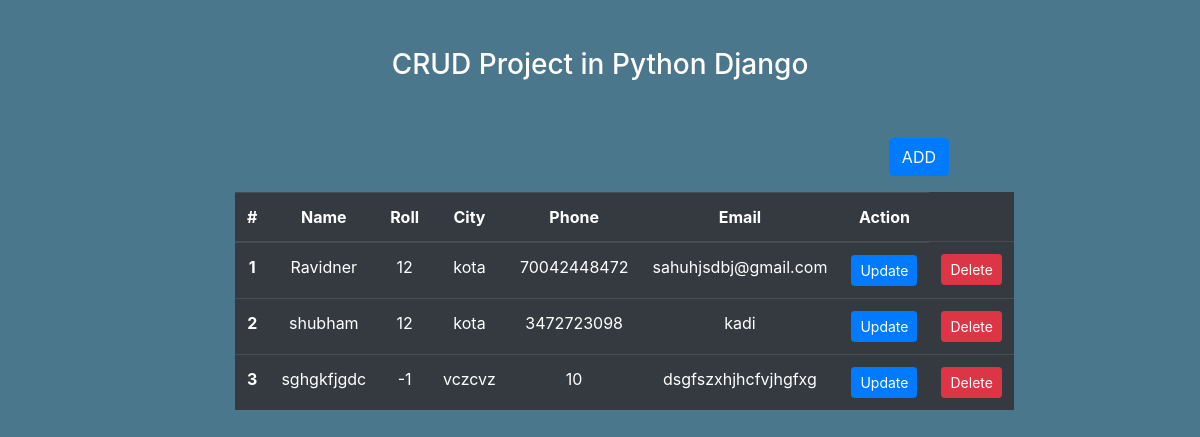
Before: / with the older database file.
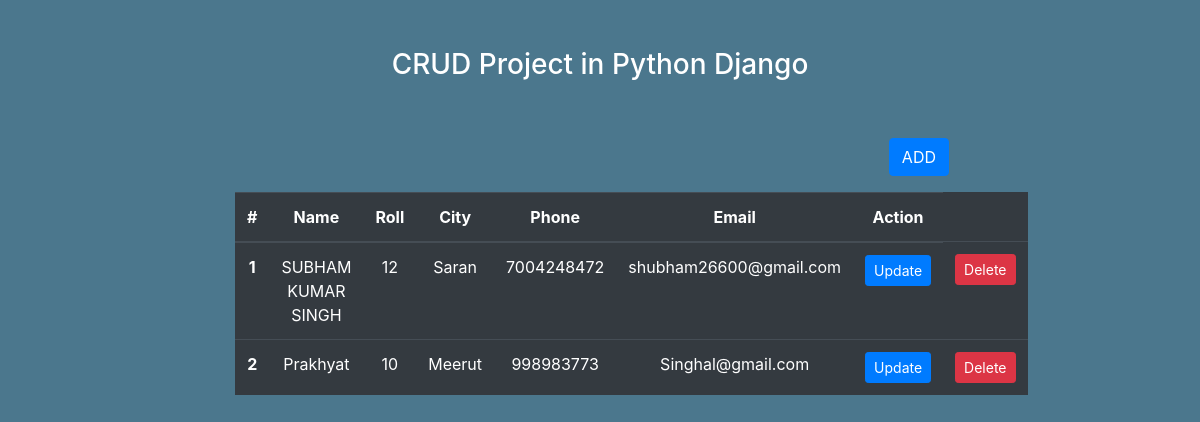
After: the same page with the newer database file.
### core/models.py (models this page shows, shortened)
class Student(models.Model):
    name = models.CharField(max_length=200, null=True)
    roll = models.IntegerField(null=True)
    city = models.CharField(max_length=200, null=True)
    phone = models.IntegerField(null=True)
    email = models.CharField(max_length=200, null=True)

### core/views.py (the view)
# urls.py: path('', views.HomeFunc, name='homeFunc'),
def HomeFunc(request):
    stud = Student.objects.all()
    context = {'stud': stud}
    return render(request, 'core/home.html', context)

### core/templates/core/home.html (shortened to what this page needs)
{%extends 'core/base.html' %}
{% block content %}
<section class="container">
    <div class="row justify-content-around text-center text-white mt-5">
        <div class="col-sm-8">
            <h3>CRUD Project in Python Django</h3>
        </div>
    </div>
    <div class="row justify-content-around mt-5">
        <div class="col-sm-8">
            <a href="{% url 'addFunc' %}" class="btn btn-primary float-right mr-3">ADD</a>
        </div>
    </div>
    <div class="row justify-content-around text-center text-white mt-3">
        <div class="col-sm-8">
            <table class="table table-hover table-dark">
                <thead>
                    <tr>
                        <th scope="col">#</th>
                        <th scope="col">Name</th>
                        <th scope="col">Roll</th>
                        <th scope="col">City</th>
                        <th scope="col">Phone</th>
                        <th scope="col">Email</th>
                        <th scope="col">Action</th>
                    </tr>
                </thead>
                <tbody>
                    {%for i in stud%}
                    <tr>
                        <th scope="row">{{forloop.counter}}</th>
                        <td>{{i.name}}</td>
                        <td>{{i.roll}}</td>
                        <td>{{i.city}}</td>
                        <td>{{i.phone}}</td>
                        <td>{{i.email}}</td>
                        <td><a class="btn btn-sm btn-primary" href="{% url 'update_Form' i.id%}">Update</a></td>
                        <td><a class="btn btn-sm btn-danger" href="{% url 'deleteForm' i.id%}">Delete</a></td>
                    </tr>
                    {%endfor%}
                </tbody>
            </table>
        </div>
    </div>
</section>
{% endblock content %}

### core/templates/core/base.html (shortened to what this page needs)
<!doctype html>
<html lang="en">
{% load static %}
<head>
    <link rel="stylesheet" href="https://cdn.jsdelivr.net/npm/bootstrap@4.4.1/dist/css/bootstrap.min.css"
>
    <link rel="stylesheet" href="{% static 'css/base.css' %}">
</head>
<body>
    {% block content %}
    {% endblock %}
</body>
</html>

### core/static/css/base.css (style rules this page uses)
body { background-color: #4b778d; }

Changed rows visible on the page:
removed Student: name "Ravidner", roll "12", city "kota", phone "70042448472", email "sahuhjsdbj@gmail.com"
changed Student: name "shubham" → "SUBHAM KUMAR SINGH"; city "kota" → "Saran"; phone "3472723098" → "7004248472"; email "kadi" → "shubham26600@gmail.com"
changed Student: name "sghgkfjgdc" → "Prakhyat"; roll "-1" → "10"; city "vczcvz" → "Meerut"; phone "10" → "998983773"; email "dsgfszxhjhcfvjhgfxg" → "Singhal@gmail.com"
